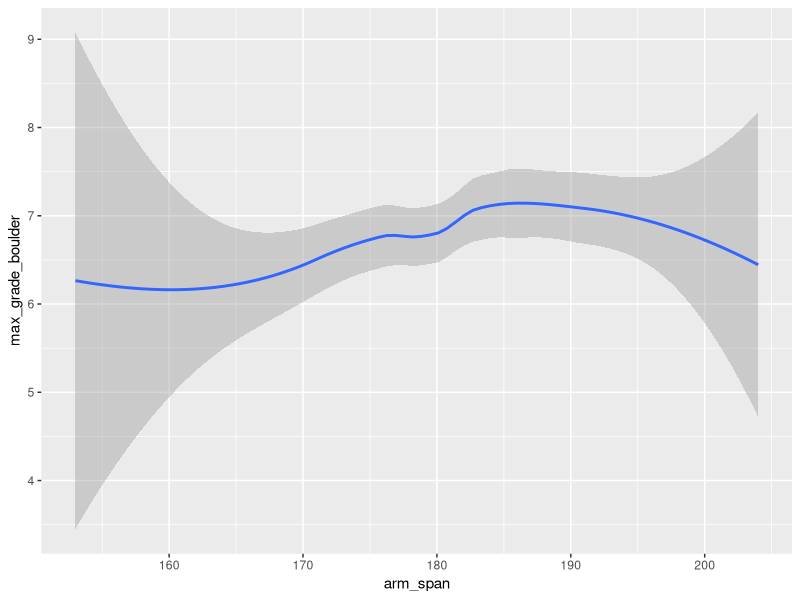
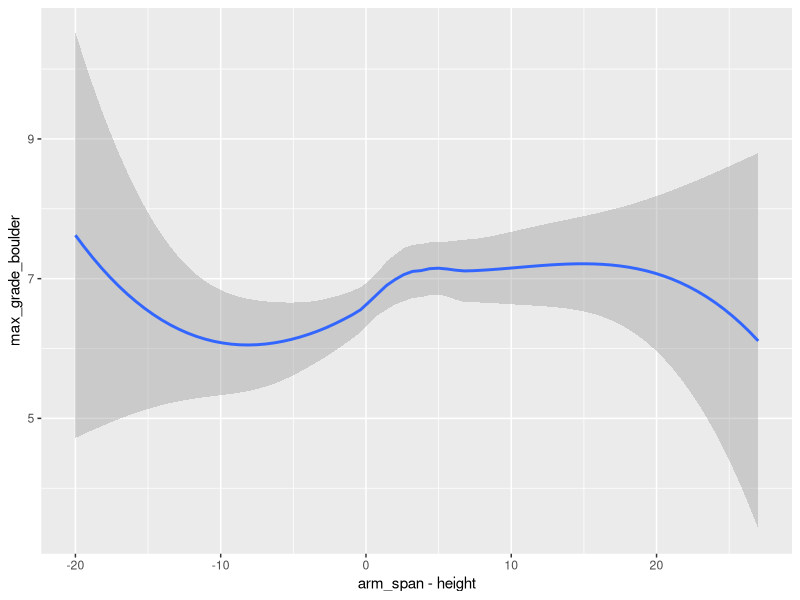
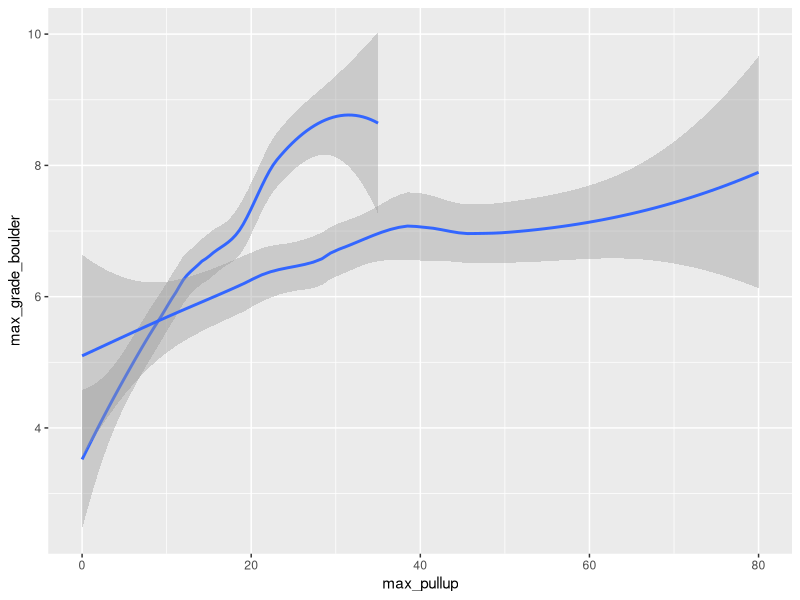
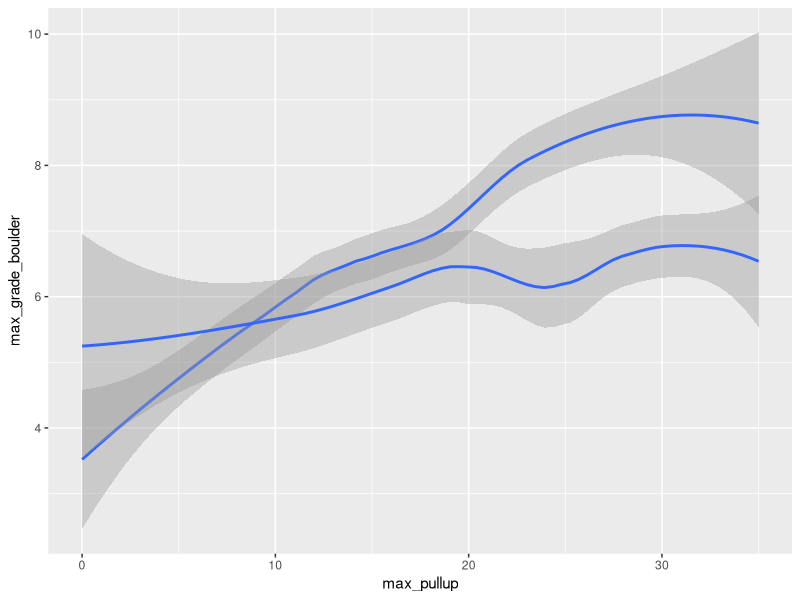

Source code (R) for these figures, in order:
## ---- chunk 1
#| warning: false
#| message: false
library(tidyverse)

climbs = read_csv("Climbs.csv", col_select = c(1, 2, 3, 4, 5, 6, 8, 11, 14, 15, 
                                               16, 17, 26, 28, 32, 34), 
na = c("NA", "", "N/A", "Don't know", "?", "??", "???", "Na", "unknown", 
       "Not sure", "no idea", "Unsure", "Not sure", "Nil", "Dont know",
       "don't know", "Dunno", "????", "No clue", "i suck!", "N/a", 
       "oooh...not sure", "ha! no need to train that yet", 
       "Never tried this", "Not calculated before", "n/a", "-", 
       " I don't know", "idk", "I don't climb routes", "I don't boulder"))


colnames(climbs) = c("time", "sex", "height", "weight", "arm_span", 
"time_climbed", "max_grade_boulder", "max_grade_sport", "frequency_climbing", 
"avg_hours_climbing_week", "avg_hours_training_week", "frequency_hangboarding", 
"frequency_endurance", "frequency_strength", "max_pullup", "max_pushup")

climbs = climbs |> mutate(
  height = as.numeric(parse_number(height)),
  weight = as.numeric(parse_number(weight)),
  arm_span  = as.numeric(parse_number(arm_span)),
  max_grade_boulder  = as.integer(parse_number(max_grade_boulder)),
  max_grade_sport  = as.integer(max_grade_sport),
  frequency_climbing  = as.integer(frequency_climbing),
  avg_hours_climbing_week  = as.integer(avg_hours_climbing_week),
  avg_hours_training_week  = as.integer(avg_hours_training_week),
  frequency_hangboarding  = as.integer(frequency_hangboarding),
  frequency_endurance  = as.integer(frequency_endurance),
  frequency_strength  = as.integer(frequency_strength),
  max_pullup  = as.integer(parse_number(max_pullup)),
  max_pushup  = as.integer(parse_number(max_pushup))
)
## ---- chunk 2
#| warning: false
#Had to look up code for IQR to remove outliers
climbsAH = climbs |> filter(
  arm_span >= quantile(arm_span, 0.25, na.rm = TRUE) - 1.5 * IQR(arm_span, na.rm = TRUE), 
  arm_span <= quantile(arm_span, 0.75, na.rm = TRUE) + 1.5 * IQR(arm_span, na.rm = TRUE),
  height >= quantile(height, 0.25, na.rm = TRUE) - 1.5 * IQR(height, na.rm = TRUE), 
  height >= quantile(height, 0.75, na.rm = TRUE) - 1.5 * IQR(height, na.rm = TRUE)
)
#arm span vs max grade bouldering
ggplot(data = climbsAH, aes(x = arm_span, y = max_grade_boulder), na.rm = TRUE) + 
  geom_smooth()
#ape index vs max grade bouldering
ggplot(data = climbsAH, aes(x = arm_span - height, y = max_grade_boulder)) + 
  geom_smooth()
## ---- chunk 3
#| warning: false

climbsP = climbs |> filter(
  max_pullup >= quantile(max_pullup, 0.25, na.rm = TRUE) - 1.5 * IQR(max_pullup, na.rm = TRUE), 
  max_pullup <= quantile(max_pullup, 0.75, na.rm = TRUE) + 1.5 * IQR(max_pullup, na.rm = TRUE),
  max_pushup >= quantile(max_pushup, 0.25, na.rm = TRUE) - 1.5 * IQR(max_pushup, na.rm = TRUE), 
  max_pushup <= quantile(max_pushup, 0.75, na.rm = TRUE) + 1.5 * IQR(max_pushup, na.rm = TRUE)
)

#pullup + pushup vs max grade
ggplot(data = climbsP, na.rm = TRUE) + 
  geom_smooth(aes(x = max_pullup, y = max_grade_boulder)) +
  geom_smooth(aes(x = max_pushup, y = max_grade_boulder))
                

  ggplot(data = climbsP, na.rm = TRUE) + 
  geom_smooth(aes(x = max_pullup, y = max_grade_boulder)) +
  geom_smooth(aes(x = max_pushup, y = max_grade_boulder)) +
  xlim(0, 35)
